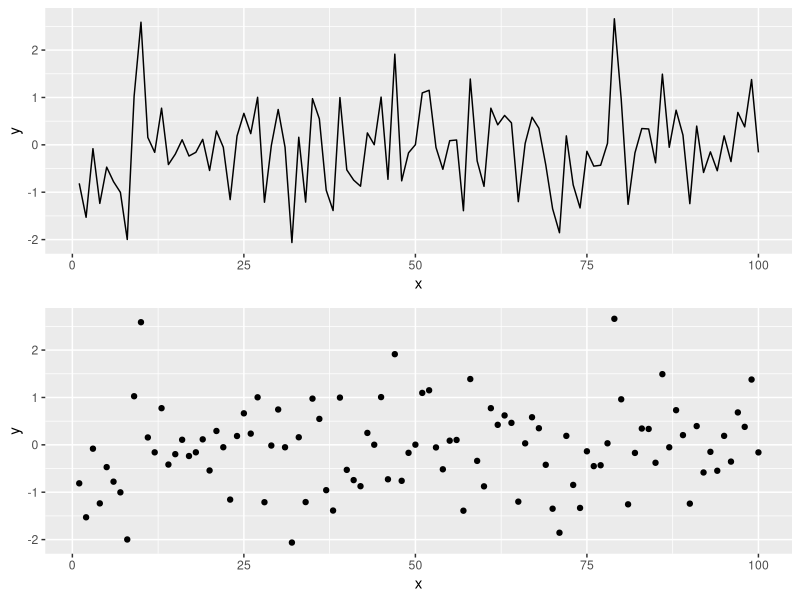
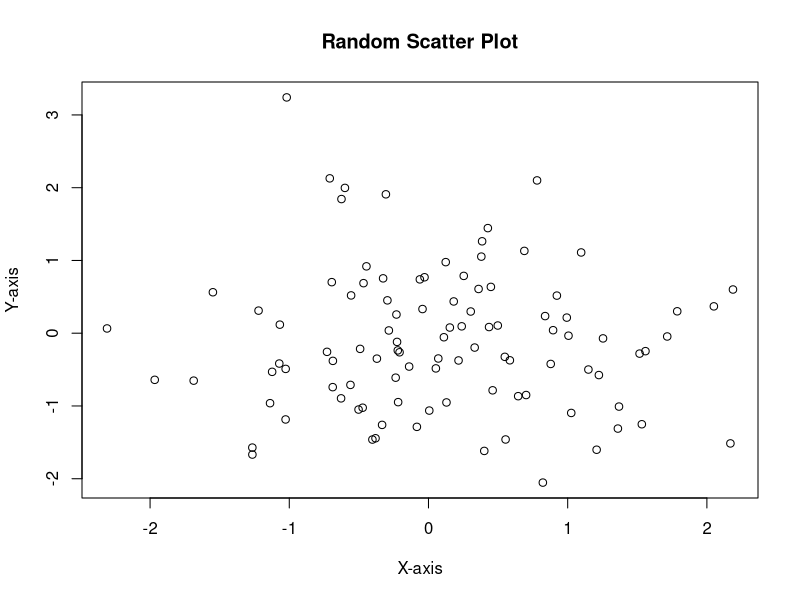

Generate these figures, in order, with R:
## ---- chunk 1
knitr::opts_chunk$set(
  echo = TRUE,
  eval = TRUE,
  message = FALSE, 
  warning = FALSE,
  error = FALSE)
## ---- chunk 2
library(tidyverse)
library(gridExtra)
## ---- chunk 3
x <- seq(1:100)
y <- rnorm(100)  # Generating data form a normal distribution with mean 0 and variance  1

data <- data.frame(x = x, y = y )    # Creating a data frame

p1 <- ggplot(data, aes(x = x, y = y)) +
   geom_line()

p2 <- ggplot(data, aes(x = x, y = y)) +
   geom_point()

grid.arrange(p1, p2)
## ---- chunk 4
set.seed(123)
x <- rnorm(100)
y <- rnorm(100)

# Create a scatter plot
plot(x, y, main = "Random Scatter Plot", xlab = "X-axis", ylab = "Y-axis")
